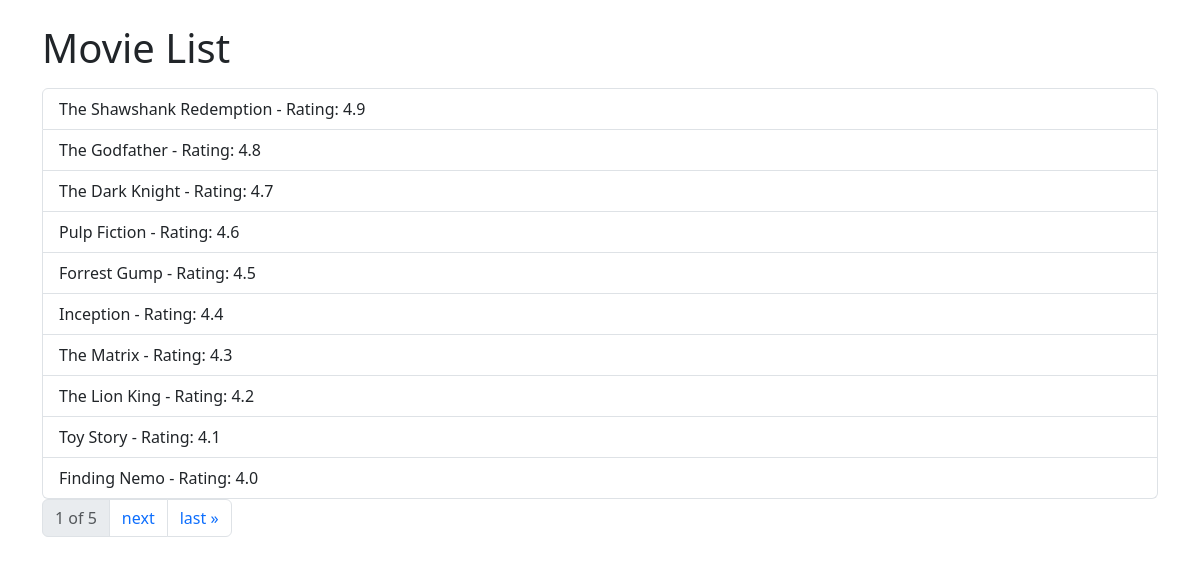
The page / on the database its author committed.
### imdbapp/models.py (models this page shows, shortened)
class Movies(models.Model):
    name = models.CharField(max_length=1000)
    rating = models.FloatField(max_length=5.0)

### imdbapp/views.py (the view)
# urls.py: path('', views.movie_list, name='movie_list'),
def movie_list(request):
    movie_queryset = Movies.objects.all()  # Replace with your queryset
    paginator = Paginator(movie_queryset, per_page=10)  # Number of items per page
    page_number = request.GET.get('page')  # Get the page number from the query parameter
    page_obj = paginator.get_page(page_number)
    return render(request, 'movie_list.html', {'page_obj': page_obj})

### imdbapp/templates/movie_list.html (shortened to what this page needs)
{% extends "base.html" %}
{% block main_content %}
    <div class="container">
        <h1 class="mt-4">Movie List</h1>
        <ul class="list-group mt-3">
            {% for movie in page_obj %}
                <li class="list-group-item">{{ movie.name }} - Rating: {{ movie.rating }}</li>
            {% endfor %}
        </ul>
        <nav aria-label="Page navigation mt-4">
            <ul class="pagination">
                <li class="page-item disabled"><span class="page-link">{{ page_obj.number }} of {{ page_obj.paginator.num_pages }}</span></li>
                {% if page_obj.has_next %}
                    <li class="page-item"><a class="page-link" href="?page={{ page_obj.next_page_number }}">next</a></li>
                    <li class="page-item"><a class="page-link" href="?page={{ page_obj.paginator.num_pages }}">last &raquo;</a></li>
                {% endif %}
            </ul>
        </nav>
    </div>
{% endblock %}

### imdbapp/templates/base.html (shortened to what this page needs)
<!DOCTYPE html>
<html>
<head>
    <link rel="stylesheet" href="https://cdn.jsdelivr.net/npm/bootstrap@5.3.0/dist/css/bootstrap.min.css">
</head>
<body>
{% block main_content %}
{% endblock %}
</body>
</html>

### rows shown on the page
Movies: name "The Shawshank Redemption", rating "4.9"
Movies: name "The Godfather", rating "4.8"
Movies: name "The Dark Knight", rating "4.7"
Movies: name "Pulp Fiction", rating "4.6"
Movies: name "Forrest Gump", rating "4.5"
Movies: name "Inception", rating "4.4"
Movies: name "The Matrix", rating "4.3"
Movies: name "The Lion King", rating "4.2"
Movies: name "Toy Story", rating "4.1"
Movies: name "Finding Nemo", rating "4.0"

### other values the page prints
{{ page_obj.number }} "1"
{{ page_obj.paginator.num_pages }} "5"
